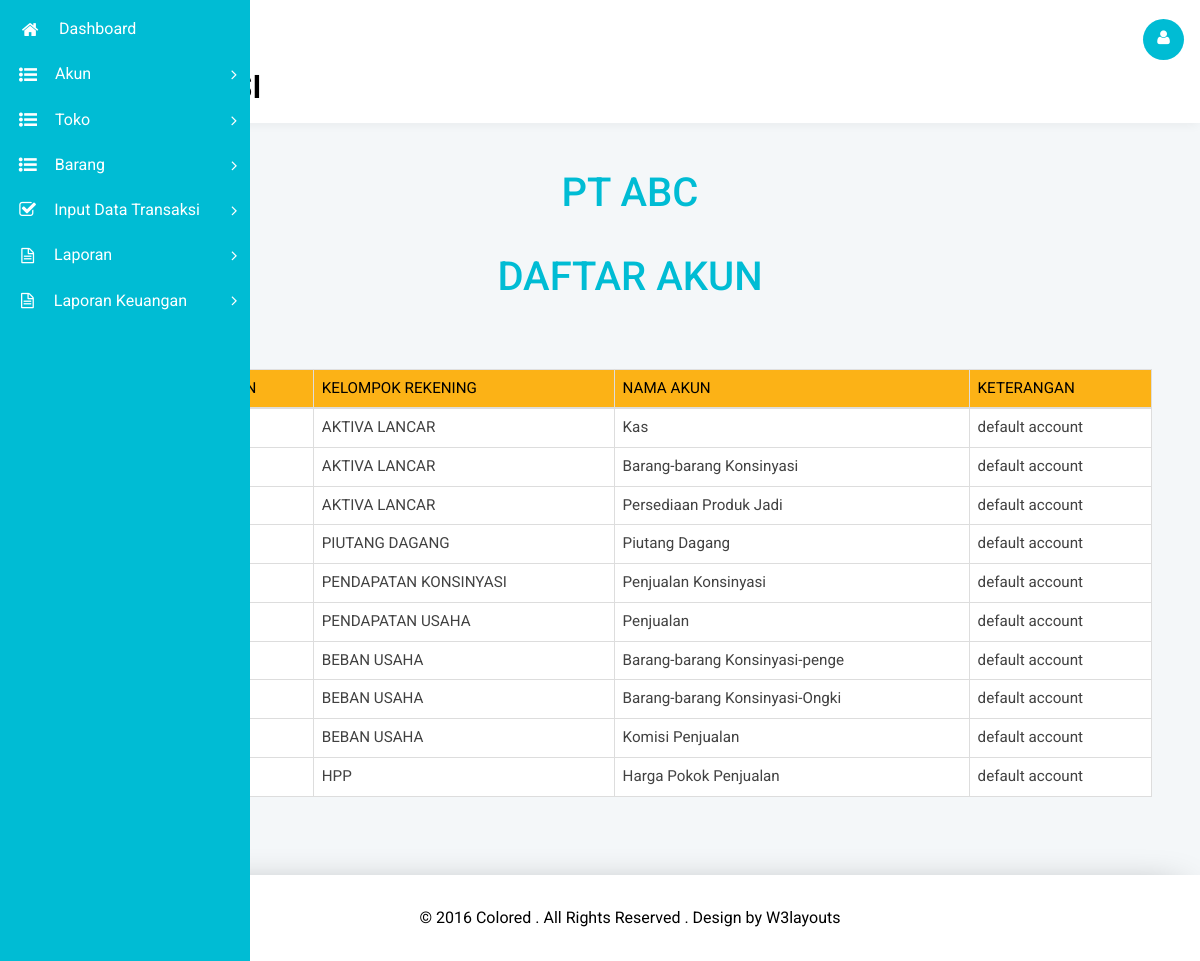
/manager_akun_lap.php (signed in), run on the app's committed database.
### tables this page shows
CREATE TABLE `akun` (
  `kd_akun` char(11) NOT NULL,
  `kd_rekening` int(11) DEFAULT NULL,
  `nm_akun` char(30) DEFAULT NULL,
  `debet` int(11) DEFAULT NULL,
  `kredit` int(11) DEFAULT NULL,
  `keterangan` char(30) DEFAULT NULL
);

CREATE TABLE `rekening` (
  `kd_rekening` int(11) NOT NULL,
  `nm_rekening` char(30) DEFAULT NULL,
  `keterangan` char(30) DEFAULT NULL
);

### manager_akun_lap.php (the view, shortened to what this page needs)
<!DOCTYPE html>
<html lang="en">
<?php
include "koneksi.php";
?>
<head>
                <div class="table-heading">
                <h2> PT ABC </h2>
                    <h2> DAFTAR AKUN </h2>
    </div>
                                <?php
                                $sql_cek="select b.* , a.nm_rekening from akun b, rekening a where b.kd_rekening=a.kd_rekening order by kd_rekening";
                                        $query_cek = $koneksidb->query($sql_cek);
                                        $result_cek = $query_cek->num_rows;
                                        if($result_cek=='0'){
                                        echo "<center>Maaf Data Yang anda cari tidak ada <br> Silahkan Masukkan Data Terlebih Dahulu</center>";
                                         }
                                         else{
                                ?>
                <div class="agile-tables">
                    <div class="w3l-table-info">
                       <div class="table-responsive bs-example widget-shadow">
      <table class="table table-bordered">
                        <thead>
                        <tr>
            <th data-breakpoints="xs">NO</th>
            <th>Kode Akun</th>
            <th>Kelompok Rekening</th>
            <th>Nama Akun</th>
            <th>Keterangan</th>
          </tr>
                        </thead>
                        <tbody>
                       <?php
                                        $no=0;
                                         while ($data = $query_cek->fetch_array()) {
                                            $no ++;
                                    ?>
                                            <tr>
                                                <td><?php echo $no; ?></td>
                                                <td><?php echo $data['kd_akun']; ?></td>
                                                <td><?php echo $data['nm_rekening']; ?></td>
                                                <td><?php echo $data['nm_akun']; ?></td>
                                                <td><?php echo $data['keterangan']; ?></td>
                                            </tr>
                                    <?php
                                         }
                                        }
                                    ?>
                        </tbody>
                      </table>
                    </div>
            </div>
        </div>
            </div>
        </div>
        <div class="footer">
            <p>© 2016 Colored . All Rights Reserved . Design by <a href="http://w3layouts.com/">W3layouts</a></p>
        </div>
    </section>
</body>
</html>

### css/table-style.css (style rules this page uses)
table { background: white; border-collapse: collapse; margin: 1.25em 0 0; width: 100%; }
table tr, table th, table td { border: none; border-bottom: 1px solid #e8e8e8; font-size: .95em; }
table th, table td { padding: 10px 12px; text-align: left; }
table th { background: #fcb216; color: #000000; text-transform: uppercase; }
table tr td { background: #f3faff; color: #424242; }
table tr:nth-of-type(2n+2) td { background: #ffffff; }
table { width: 100%; }
.table { margin: 30px 0; border-collapse: collapse; border-spacing: 0; empty-cells: show; border: 1px solid #e0e0e0; }
.table td, .table th { border-left: 1px solid #e0e0e0; border-width: 0 0 0 1px; font-size: inherit; margin: 0; overflow: visible; padding: 0.5em 1em; font-weight: normal; }
.table td:first-child, .table th:first-child { border-left-width: 0; }
.table thead, .table tfoot { background-color: #f05050; color: #fff; text-align: left; vertical-align: bottom; }
.table thead td, .table tfoot td, .table thead th, .table tfoot th { border-color: #fff; }
.table td { background-color: transparent; }

### data on the page
akun: kd_rekening.nm_rekening "AKTIVA LANCAR", nm_akun "Kas", keterangan "default account"
akun: kd_rekening.nm_rekening "AKTIVA LANCAR", nm_akun "Barang-barang Konsinyasi", keterangan "default account"
akun: kd_rekening.nm_rekening "AKTIVA LANCAR", nm_akun "Persediaan Produk Jadi", keterangan "default account"
akun: kd_rekening.nm_rekening "PIUTANG DAGANG", nm_akun "Piutang Dagang", keterangan "default account"
akun: kd_rekening.nm_rekening "PENDAPATAN KONSINYASI", nm_akun "Penjualan Konsinyasi", keterangan "default account"
akun: kd_rekening.nm_rekening "PENDAPATAN USAHA", nm_akun "Penjualan", keterangan "default account"
akun: kd_rekening.nm_rekening "BEBAN USAHA", nm_akun "Barang-barang Konsinyasi-penge", keterangan "default account"
akun: kd_rekening.nm_rekening "BEBAN USAHA", nm_akun "Barang-barang Konsinyasi-Ongki", keterangan "default account"
akun: kd_rekening.nm_rekening "BEBAN USAHA", nm_akun "Komisi Penjualan", keterangan "default account"
akun: kd_rekening.nm_rekening "HPP", nm_akun "Harga Pokok Penjualan", keterangan "default account"
